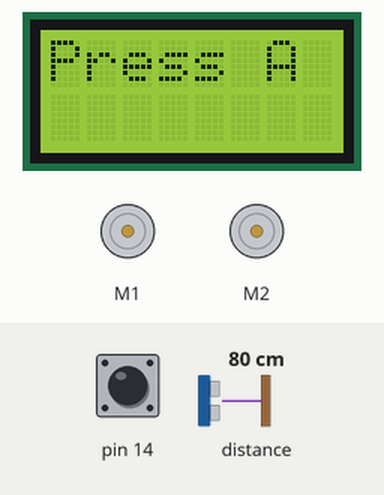
Simulated run of this sketch. Board: Arduino Leonardo, built with avr-gcc and run on an emulated ATmega32U4. Shown: 8×2 character LCD, 2 × DC motor (green arrow = forward, orange = backward, longer = faster). Inputs (shaded band) come from the test bench; at power-on: pin 14 HIGH, distance to the obstacle 80 cm.

Above: at 0.8 s.
0.9 s: pin 14 pulled LOW for 0.15 s
At 2.2 s:
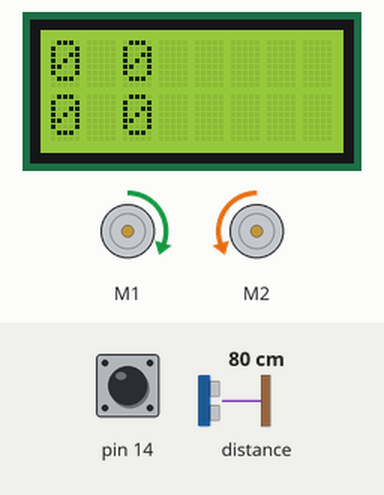
2.5 s: distance to the obstacle set to 22 cm
At 3.4 s:
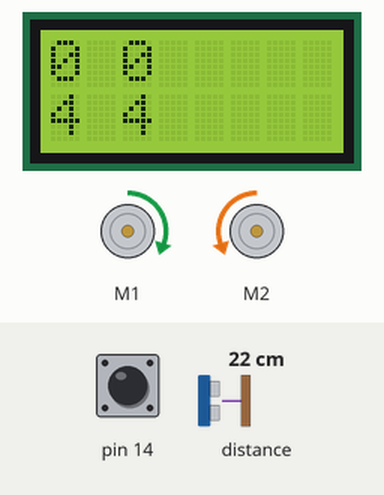
4.0 s: distance to the obstacle set to 17 cm
At 5.1 s:
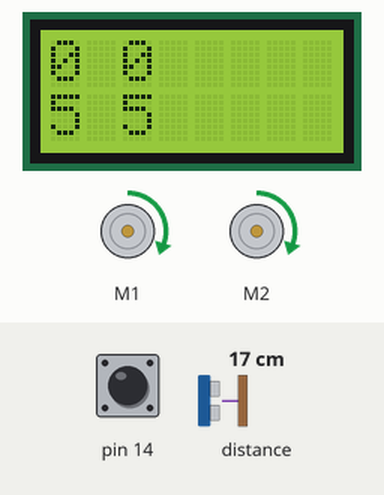
7.0 s: distance to the obstacle set to 60 cm
At 8.0 s:
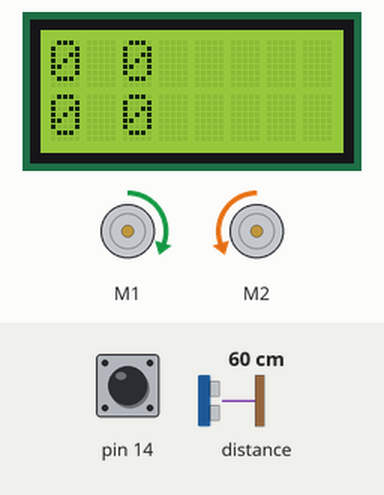
Timing chart, 0 to 9.5 s (numbered marks = the images above; inputs shaded):
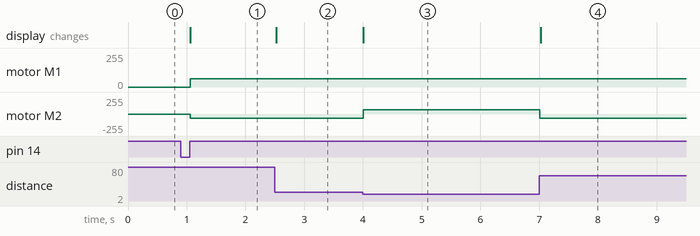

The sketch:

LCDProxExample.ino
```cpp
#include <Wire.h>
#include <Zumo32U4.h>

Zumo32U4LCD lcd;
Zumo32U4Motors motors;
Zumo32U4ProximitySensors proxSensors;
Zumo32U4ButtonA buttonA;

const uint8_t sensorThreshold = 2;
const uint16_t turnSpeedMax = 400;
const uint16_t turnSpeedMin = 100;
const uint16_t deceleration = 10;
const uint16_t acceleration = 10;
uint16_t turnSpeed = turnSpeedMin;

void setup() {
  proxSensors.initThreeSensors();
  lcd.clear();
  lcd.print(F("Press A"));
  buttonA.waitForButton();
  lcd.clear();
}

void turnRight() {
  motors.setSpeeds(turnSpeed, -turnSpeed);
}

void turnLeft() {
  motors.setSpeeds(-turnSpeed, turnSpeed);
}

void chargeForward() {
  motors.setSpeeds(turnSpeed, turnSpeed);
}

void stop() {
  motors.setSpeeds(0, 0);
}

void loop() {
  proxSensors.read();
  uint8_t FLValue = proxSensors.countsFrontWithLeftLeds();
  uint8_t FRValue = proxSensors.countsFrontWithRightLeds();

  uint8_t LLValue = proxSensors.countsLeftWithLeftLeds();
  uint8_t RRValue = proxSensors.countsRightWithRightLeds();

  bool left = LLValue > 3;
  bool right = RRValue > 3;
  bool front = FLValue > 4 || FRValue > 4;

  if (front) {
    chargeForward();
  } else {
    turnRight();
  }

  lcd.clear();
  lcd.print(LLValue);
  lcd.print(' ');
  lcd.print(RRValue);

  lcd.gotoXY(0,1);
  lcd.print(FLValue);
  lcd.print(' ');
  lcd.print(FRValue);
}
```

Measured:
- the behaviour switches between 20 and 19 cm on distance to the obstacle (found by bisection; images 2 and 3)
- after the input at 0.9 s, motor M1: stopped → forward 63/255 after 0.16 s; motor M2: stopped → backward 63/255 after 0.16 s; the display: changes after 0.16 s (image 1)
- after the input at 2.5 s, the display: changes at once (image 2)
- after the input at 4.0 s, motor M2: backward 63/255 → forward 63/255 at once; the display: changes at once (image 3)
- after the input at 7.0 s, motor M2: forward 63/255 → backward 63/255 at once; the display: changes at once (image 4)
